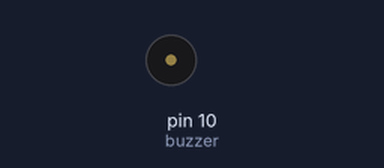
Bench run of a sketch on a simulated Arduino Uno, built with avr-gcc and run on an emulated ATmega328P. On the bench: buzzer (waves = sounding).

Above: at 0.5 s.
At 2.7 s:
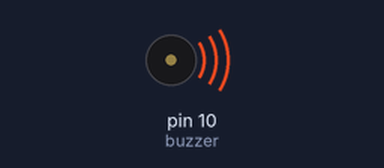
Timing chart, 0 to 3.2 s (numbered marks = the images above):
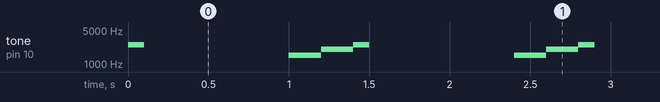

The sketch:

buzer.ino
```cpp
int buzzer = 10;

void setup() {
  pinMode(buzzer, OUTPUT);
}

void loop() {
  tone(buzzer, 2500, 100); //pino, frequencia e duração
  delay(1000);
 /* noTone(buzzer); parar*/
  tone(buzzer, 1500);
  delay(200);
  tone(buzzer, 2000);
  delay(200);
}
```

Measured:
- by itself, tone on pin 10 (buzzer): repeats every 1.4 s: silent 0.90 s, 1500 Hz 0.20 s, 2000 Hz 0.20 s, 2500 Hz 0.10 s
